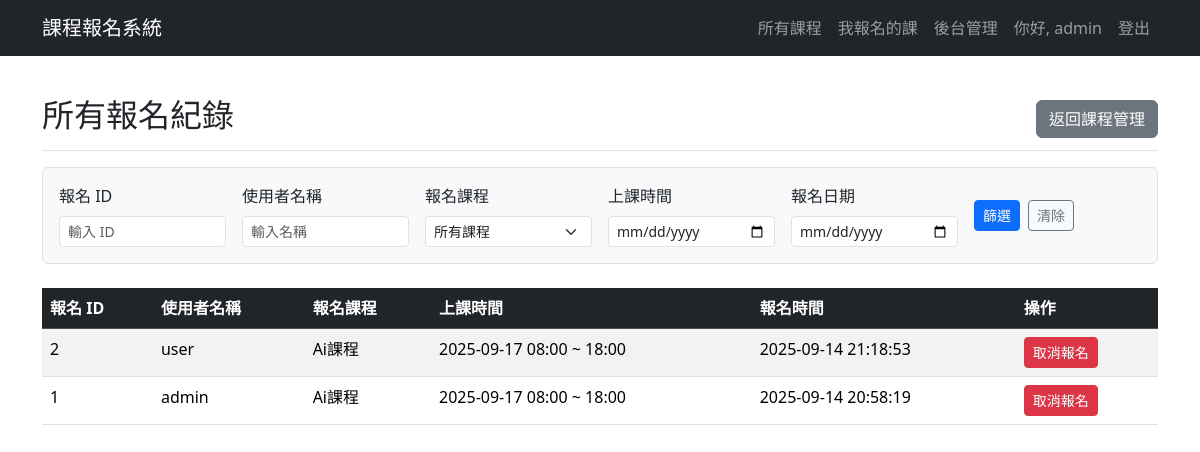
Page /admin/all_registrations (signed in) on the earlier database version.
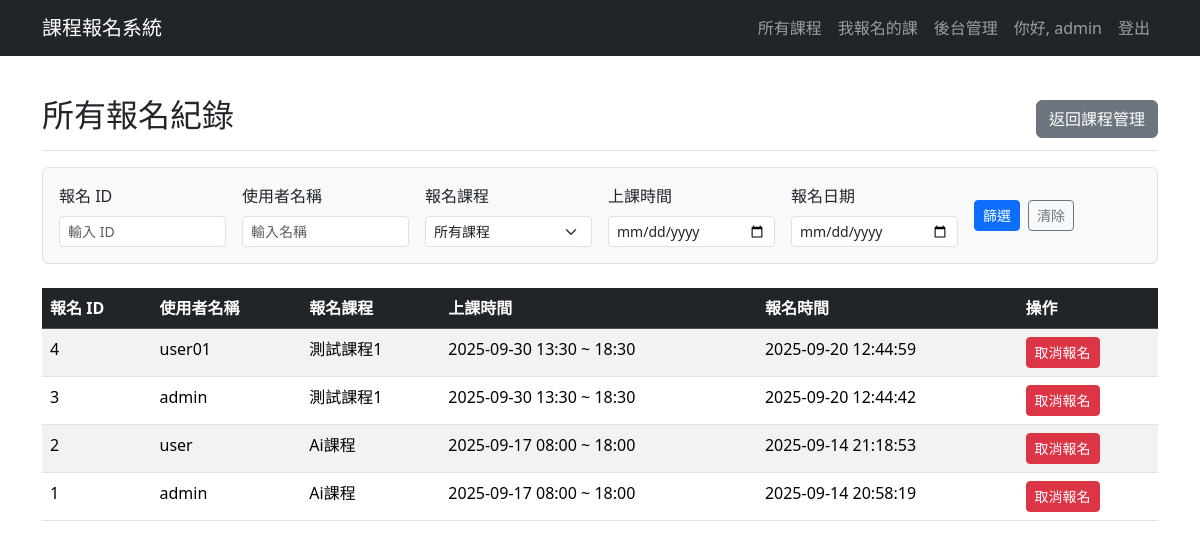
Same page on the later database version.
### app.py (models this page shows, shortened)
class User(UserMixin, db.Model):
    id = db.Column(db.Integer, primary_key=True) # 使用者ID 唯一值
    username = db.Column(db.String(80), unique=True, nullable=False)
    password_hash = db.Column(db.String(200), nullable=False) # 儲存雜湊後的密碼
    is_admin = db.Column(db.Boolean, default=False) # 是否為管理者
    __table_args__ = {'extend_existing': True} # 避免重複定義表格錯誤

class Registration(db.Model):
    __tablename__ = 'registration'
    id = db.Column(db.Integer, primary_key=True)
    user_id = db.Column(db.Integer, db.ForeignKey('user.id'), nullable=False)
    time_slot_id = db.Column(db.Integer, db.ForeignKey('time_slot.id'), nullable=False)
    registration_time = db.Column(db.DateTime, default=datetime.utcnow) # 儲存的是 UTC 時間
    __table_args__ = {'extend_existing': True}
    user = db.relationship('User', backref=db.backref('registrations', lazy=True))
    time_slot = db.relationship('TimeSlot', backref=db.backref('registrations', lazy=True, cascade="all, delete-orphan"))
    def local_registration_time(self):
        return self.registration_time + timedelta(hours=8)

class Course(db.Model):
    __tablename__ = 'course' # 建議明確指定表名
    id = db.Column(db.Integer, primary_key=True)
    name = db.Column(db.String(120), nullable=False)
    description = db.Column(db.Text, nullable=False)
    speaker_info = db.Column(db.String(200))
    has_time_slots = db.Column(db.Boolean, default=False, nullable=False)
    status = db.Column(db.String(20), default='尚未開放')
    registration_start_time = db.Column(db.DateTime, nullable=False)
    registration_end_time = db.Column(db.DateTime, nullable=False)
    __table_args__ = {'extend_existing': True}
    files = db.relationship('CourseFile', backref='course', lazy=True, cascade="all, delete-orphan")
    time_slots = db.relationship('TimeSlot', backref='course', lazy=True, cascade="all, delete-orphan")

class TimeSlot(db.Model):
    __tablename__ = 'time_slot'
    id = db.Column(db.Integer, primary_key=True)
    slot_start_time = db.Column(db.DateTime, nullable=False)
    slot_end_time = db.Column(db.DateTime, nullable=False)
    capacity = db.Column(db.Integer, nullable=False, default=999)
    booked_count = db.Column(db.Integer, default=0)
    course_id = db.Column(db.Integer, db.ForeignKey('course.id'), nullable=False)
    __table_args__ = {'extend_existing': True}

### app.py (the view, shortened to what this page needs)
@app.route('/admin/all_registrations')
@login_required
@admin_required
def all_registrations():
    query = Registration.query.join(TimeSlot).join(User)
    reg_id_str = request.args.get('registration_id')
    if reg_id_str:
        try:
            query = query.filter(Registration.id == int(reg_id_str))
        except ValueError:
            flash('報名 ID 必須是數字', 'warning')
    username = request.args.get('username')
    if username:
        query = query.filter(User.username.ilike(f"%{username}%"))
    course_id_str = request.args.get('course_id')
    if course_id_str:
        try:
            query = query.filter(TimeSlot.course_id == int(course_id_str))
        except ValueError:
            flash('課程 ID 格式不正確', 'warning')
    slot_date_str = request.args.get('slot_date')
    if slot_date_str:
        try:
            slot_date = datetime.strptime(slot_date_str, '%Y-%m-%d').date()
            query = query.filter(func.date(TimeSlot.slot_start_time) == slot_date)
        except ValueError:
            flash('梯次日期格式不正確', 'warning')
    reg_date_str = request.args.get('registration_date')
    all_courses = Course.query.order_by(Course.name).all()
    all_regs = query.order_by(Registration.id.desc()).all()
    return render_template(
        'admin_all_registrations.html',
        registrations=all_regs,
        all_courses=all_courses,
        request=request
    )

### app.py (called while the page is built)
@login_manager.user_loader
def load_user(user_id): # 透過 user_id 載入使用者
    return User.query.get(int(user_id)) # 從資料庫取得使用者資料

def admin_required(f):
    @wraps(f)
    def decorated_function(*args, **kwargs):
        if not current_user.is_authenticated or not current_user.is_admin:
            flash('您沒有權限。', 'danger')
            return redirect(url_for('index'))
        return f(*args, **kwargs)
    return decorated_function

### templates/admin_all_registrations.html (shortened to what this page needs)
{% extends "layout.html" %}
{% block content %}
<div class="d-flex justify-content-between flex-wrap flex-md-nowrap align-items-center pt-3 pb-2 mb-3 border-bottom">
    <h1 class="h2">所有報名紀錄</h1>
    <a href="{{ url_for('admin_dashboard') }}" class="btn btn-secondary">返回課程管理</a>
</div>
<form method="GET" action="{{ url_for('all_registrations') }}" class="mb-4 p-3 border rounded bg-light">
    <div class="row g-3 align-items-center">
        <div class="col-md-2">
            <label for="registration_id" class="form-label">報名 ID</label>
            <input type="number" class="form-control form-control-sm" id="registration_id" name="registration_id" placeholder="輸入 ID" value="{{ request.args.get('registration_id', '') }}">
        </div>
        <div class="col-md-2">
            <label for="username" class="form-label">使用者名稱</label>
            <input type="text" class="form-control form-control-sm" id="username" name="username" placeholder="輸入名稱" value="{{ request.args.get('username', '') }}">
        </div>
        <div class="col-md-2">
            <label for="course_id" class="form-label">報名課程</label>
            <select id="course_id" name="course_id" class="form-select form-select-sm">
                <option value="">所有課程</option>
            </select>
        </div>
        <div class="col-md-2">
            <label for="slot_date" class="form-label">上課時間</label>
            <input type="date" class="form-control form-control-sm" id="slot_date" name="slot_date" value="{{ request.args.get('slot_date', '') }}">
        </div>
        <div class="col-md-2">
            <label for="registration_date" class="form-label">報名日期</label>
            <input type="date" class="form-control form-control-sm" id="registration_date" name="registration_date" value="{{ request.args.get('registration_date', '') }}">
        </div>
        <div class="col-md-2 d-flex align-items-end">
            <button type="submit" class="btn btn-primary btn-sm me-2">篩選</button>
            <a href="{{ url_for('all_registrations') }}" class="btn btn-outline-secondary btn-sm">清除</a>
        </div>
    </div>
</form>
<div class="table-responsive">
    <table class="table table-striped table-hover">
        <thead class="table-dark">
            <tr>
                <th>報名 ID</th>
                <th>使用者名稱</th>
                <th>報名課程</th>
                <th>上課時間</th>
                <th>報名時間</th>
                <th>操作</th>
            </tr>
        </thead>
        <tbody>
            {% if registrations %}
                {% for reg in registrations %}
                <tr>
                    <td>{{ reg.id }}</td>
                    <td>{{ reg.user.username }}</td>
                    <td>{{ reg.time_slot.course.name }}</td>
                    <td>{{ reg.time_slot.slot_start_time.strftime('%Y-%m-%d %H:%M') }} ~ {{ reg.time_slot.slot_end_time.strftime('%H:%M') }}</td>
                    <td>{{ reg.local_registration_time().strftime('%Y-%m-%d %H:%M:%S') }}</td>
                    <td>
                        <form action="{{ url_for('admin_cancel_registration', registration_id=reg.id) }}" method="POST" onsubmit="return confirm('確定要取消這位使用者的報名嗎？');" style="display: inline;">
                            <button type="submit" class="btn btn-danger btn-sm">取消報名</button>
                        </form>
                    </td>
                </tr>
                {% endfor %}
            {% else %}
                <tr>
                    <td colspan="6" class="text-center">找不到符合條件的報名紀錄。</td>
                </tr>
            {% endif %}
        </tbody>
    </table>
</div>
{% endblock %}

### templates/layout.html (shortened to what this page needs)
<!doctype html>
<html lang="zh-Hant">
<head>
    <link href="https://cdn.jsdelivr.net/npm/bootstrap@5.3.3/dist/css/bootstrap.min.css" rel="stylesheet">
    <link rel="stylesheet" href="https://cdn.jsdelivr.net/npm/bootstrap-icons@1.11.3/font/bootstrap-icons.min.css">
    <link rel="stylesheet" href="{{ url_for('static', filename='css/style.css') }}">
</head>
<body class="{% block body_class %}{% endblock %}">
    <nav class="navbar navbar-expand-lg {% block navbar_classes %}navbar-dark bg-dark{% endblock %}">
        <div class="container">
            <a class="navbar-brand" href="{{ url_for('index') }}">課程報名系統</a>
            <div class="collapse navbar-collapse" id="navbarNav">
                <ul class="navbar-nav ms-auto">
                    <li class="nav-item">
                        <a class="nav-link" href="{{ url_for('index') }}">所有課程</a>
                    </li>
                    {% if current_user.is_authenticated %}
                        <li class="nav-item">
                            <a class="nav-link" href="{{ url_for('my_courses') }}">我報名的課</a>
                        </li>
                        {% if current_user.is_admin %}
                        <li class="nav-item">
                            <a class="nav-link" href="{{ url_for('admin_dashboard') }}">後台管理</a>
                        </li>
                        {% endif %}
                        <li class="nav-item">
                            <a class="nav-link" href="#">你好, {{ current_user.username }}</a>
                        </li>
                        <li class="nav-item">
                            <a class="nav-link" href="{{ url_for('logout') }}">登出</a>
                        </li>
                    {% else %}
                        <li class="nav-item">
                            <a class="nav-link" href="{{ url_for('login') }}">登入/註冊</a>
                        </li>
                    {% endif %}
                </ul>
            </div>
        </div>
    </nav>
    <main class="container mt-4">
        {% block content %}{% endblock %}
    </main>
</body>
</html>

### static/css/style.css (style rules this page uses)
.form-control { transition: border-color 0.2s ease-in-out, box-shadow 0.2s ease-in-out; }
.btn { transition: all 0.2s ease-in-out; }

Differences in the rows shown:
added Registration: id "4", user.username "user01", time_slot.course.name "測試課程1", time_slot.slot_start_time "2025-09-30 13:30", time_slot.slot_end_time "18:30", local_registration_time "2025-09-20 12:44:59"
added Registration: id "3", user.username "admin", time_slot.course.name "測試課程1", time_slot.slot_start_time "2025-09-30 13:30", time_slot.slot_end_time "18:30", local_registration_time "2025-09-20 12:44:42"
